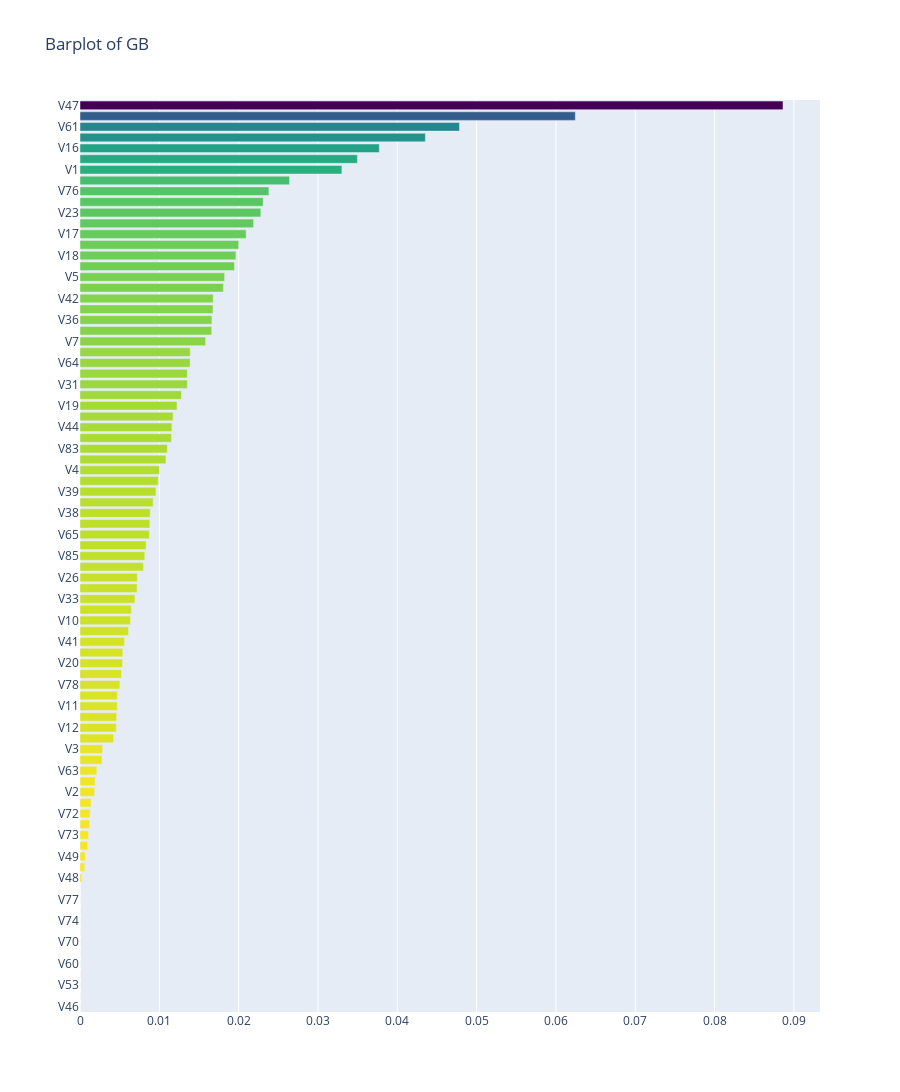

Here is the notebook cell this chart was saved with:
### Code cell
x,y=(list(x) for x in zip(*sorted(zip(gb.feature_importances_,feature)
                                   ,reverse=False)))

trace2 = go.Bar(
    x=x,
    y=y,
    marker=dict(
          color=x,
           colorscale='Viridis',
          reversescale= True),
    name='GB feature imp',
    orientation='h'
)

layout=dict(
      title='Barplot of GB',
    width=900, height=2000,
     yaxis=dict(
          showgrid=False,
           showline=False,
          showticklabels=True))
data=[trace2]

fig1=go.Figure(data=data)
fig1['layout'].update(layout)
py.iplot(fig1,filename='bars')
